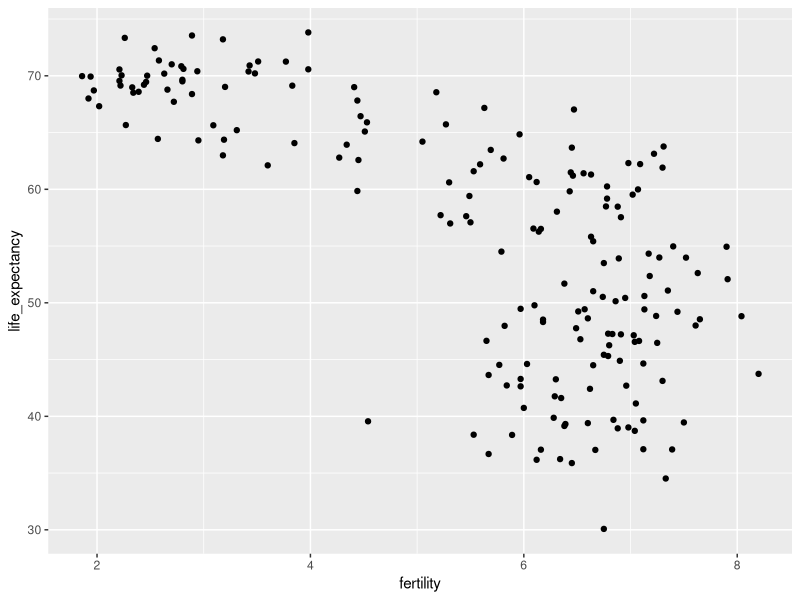
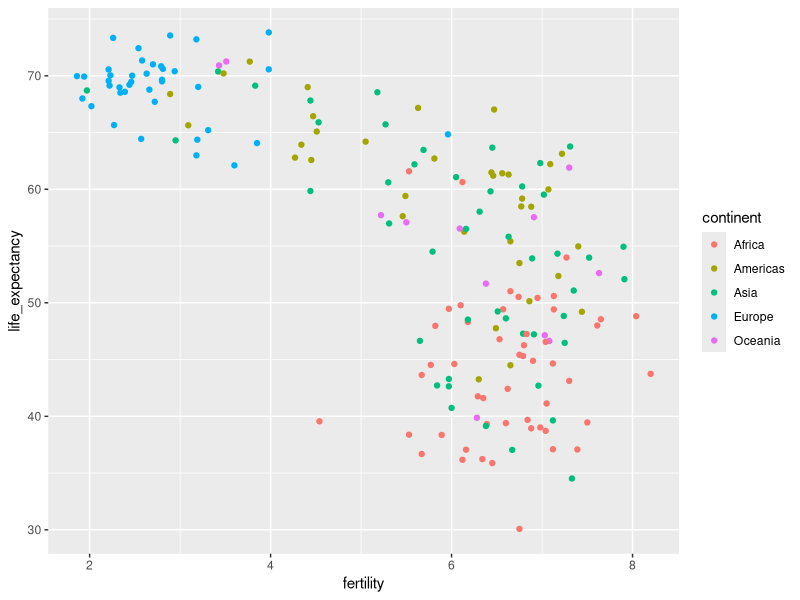
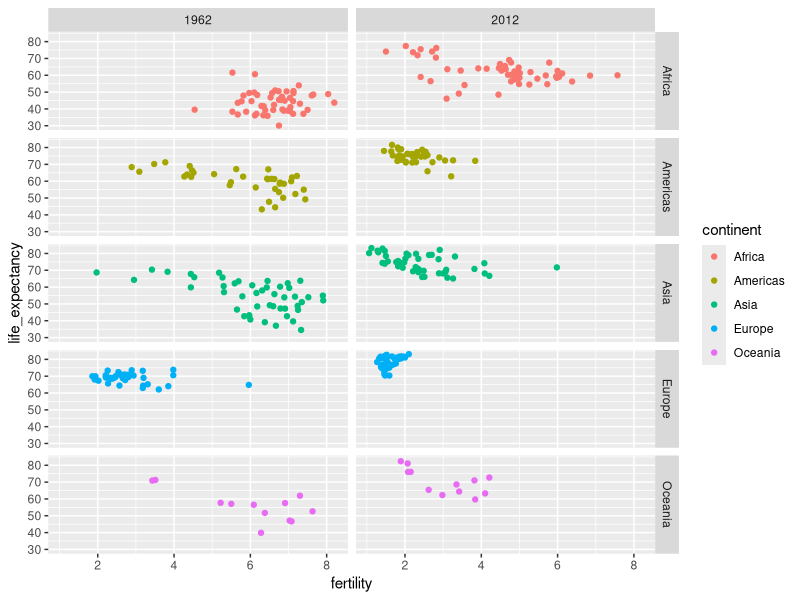
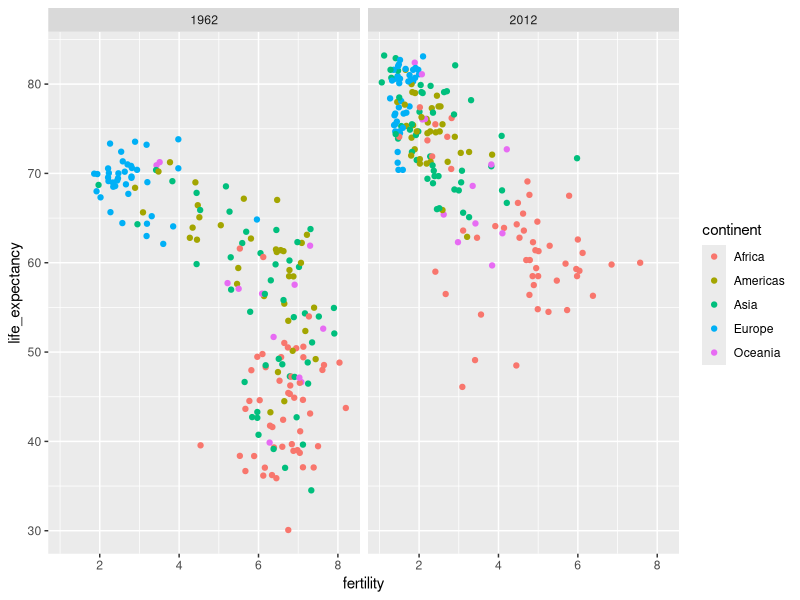
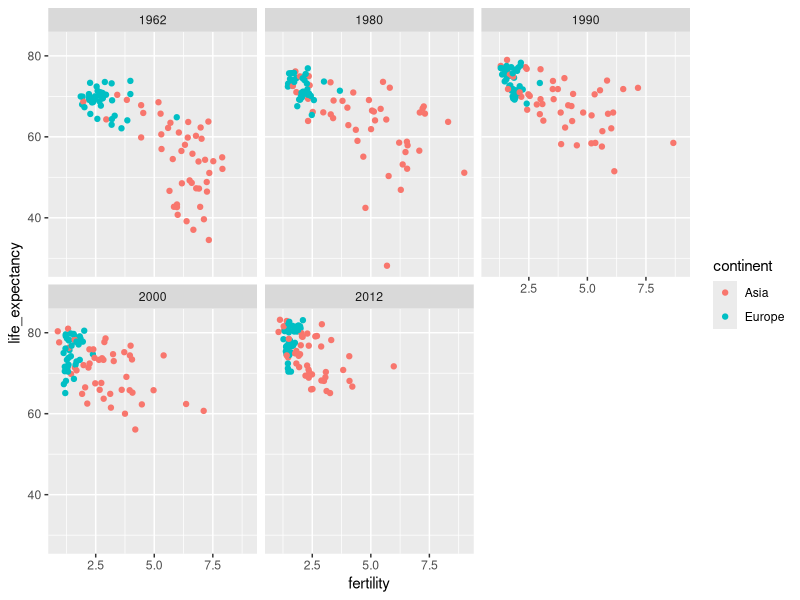
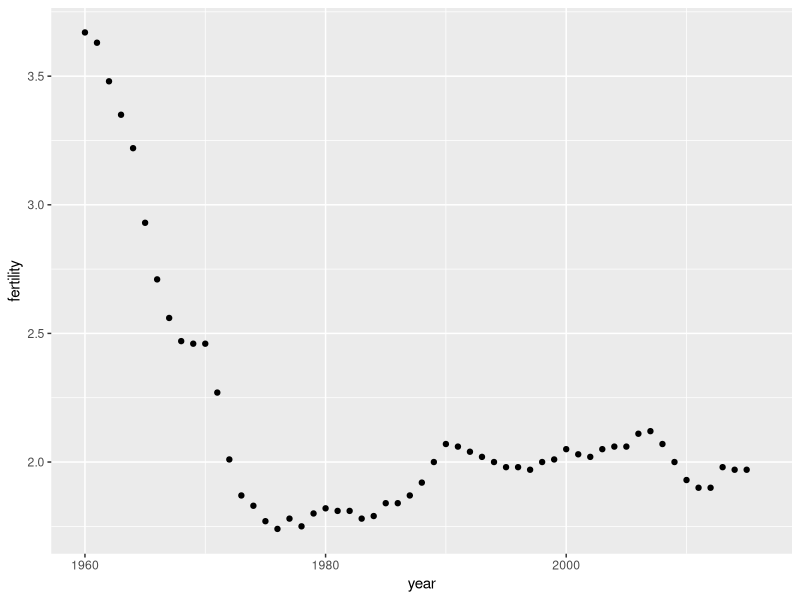
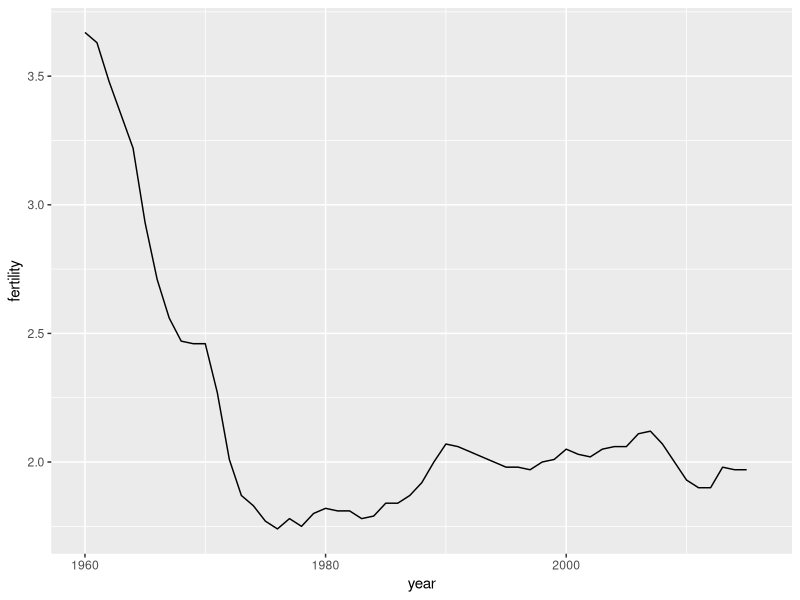
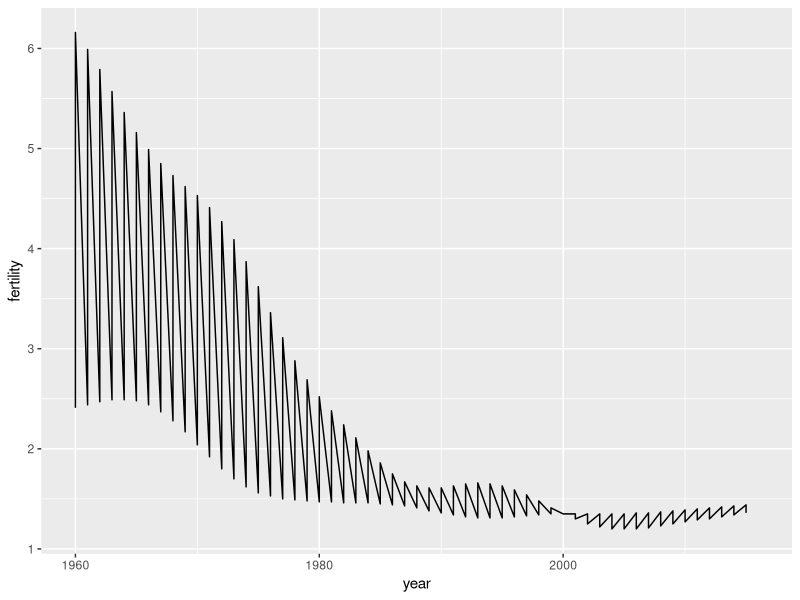

These figures' R source, in order:
## ---- chunk 1
library(tidyverse)
library(dslabs)
data(gapminder)
gapminder %>% as_tibble()
## ---- chunk 2
gapminder %>% 
  filter(year == 2015 & country %in% c("Sri Lanka","Turkey")) %>% 
  select(country, infant_mortality)
## ---- chunk 3
filter(gapminder, year == 1962) %>%
  ggplot(aes(fertility, life_expectancy)) +
  geom_point()
## ---- chunk 4
filter(gapminder, year == 1962) %>%
  ggplot( aes(fertility, life_expectancy, color = continent)) +
  geom_point() 
## ---- chunk 5
filter(gapminder, year%in%c(1962, 2012)) %>%
  ggplot(aes(fertility, life_expectancy, col = continent)) +
  geom_point() +
  facet_grid(continent~year)
## ---- chunk 6
filter(gapminder, year%in%c(1962, 2012)) %>%
  ggplot(aes(fertility, life_expectancy, col = continent)) +
  geom_point() +
  facet_grid(. ~ year)
## ---- chunk 7
years <- c(1962, 1980, 1990, 2000, 2012)
continents <- c("Europe", "Asia")
gapminder %>% 
  filter(year %in% years & continent %in% continents) %>%
  ggplot( aes(fertility, life_expectancy, col = continent)) +
  geom_point() +
  facet_wrap(~year) 
## ---- chunk 8
gapminder %>% 
  filter(country == "United States") %>% 
  ggplot(aes(year, fertility)) +
  geom_point()
## ---- chunk 9
gapminder %>% 
  filter(country == "United States") %>% 
  ggplot(aes(year, fertility)) +
  geom_line()
## ---- chunk 10
countries <- c("South Korea","Germany")

gapminder %>% filter(country %in% countries) %>% 
  ggplot(aes(year,fertility)) +
  geom_line()
## ---- chunk 11
countries <- c("South Korea","Germany")

gapminder %>% filter(country %in% countries & !is.na(fertility)) %>% 
  ggplot(aes(year, fertility, group = country)) +
  geom_line()
## ---- chunk 12
countries <- c("South Korea","Germany")

gapminder %>% filter(country %in% countries & !is.na(fertility)) %>% 
  ggplot(aes(year,fertility, col = country)) +
  geom_line()
## ---- chunk 13
labels <- data.frame(country = countries, x = c(1975,1965), y = c(60,72))

gapminder %>% 
  filter(country %in% countries) %>% 
  ggplot(aes(year, life_expectancy, col = country)) +
  geom_line() +
  geom_text(data = labels, aes(x, y, label = country), size = 5) +
  theme(legend.position = "none")
## ---- chunk 14
gapminder <- gapminder %>%  mutate(dollars_per_day = gdp/population/365)
## ---- chunk 15
past_year <- 1970
gapminder %>% 
  filter(year == past_year & !is.na(gdp)) %>%
  ggplot(aes(dollars_per_day)) + 
  geom_histogram(binwidth = 1, color = "black")
## ---- chunk 16
gapminder %>% 
  filter(year == past_year & !is.na(gdp)) %>%
  ggplot(aes(log2(dollars_per_day))) + 
  geom_histogram(binwidth = 1, color = "black")
## ---- chunk 17
filter(gapminder, year == past_year) %>%
  summarize(min = min(population), max = max(population))
## ---- chunk 18
gapminder %>% 
  filter(year == past_year) %>%
  ggplot(aes(log10(population))) +
  geom_histogram(binwidth = 0.5, color = "black")
## ---- chunk 19
gapminder %>% 
  filter(year == past_year & !is.na(gdp)) %>%
  ggplot(aes(dollars_per_day)) + 
  geom_histogram(binwidth = 1, color = "black") +
  scale_x_continuous(trans = "log2")
## ---- chunk 20
p <- gapminder %>% 
  filter(year == past_year & !is.na(gdp)) %>%
  ggplot(aes(region, dollars_per_day)) 
p + geom_point() 
## ---- chunk 21
p + geom_point() +
  theme(axis.text.x = element_text(angle = 90, hjust = 1))
## ---- chunk 22
p <- gapminder %>% 
  filter(year == past_year & !is.na(gdp)) %>%
  mutate(region = reorder(region, dollars_per_day, FUN = median)) %>%
  ggplot(aes(region, dollars_per_day)) +
  geom_point() +
  theme(axis.text.x = element_text(angle = 90, hjust = 1)) 
p
## ---- chunk 23
p + scale_y_continuous(trans = "log2")
## ---- chunk 24
gapminder <- gapminder %>% 
  mutate(group = case_when(
    region %in% c("Western Europe", "Northern Europe","Southern Europe", 
                    "Northern America", "Australia and New Zealand") ~ "West",
    region %in% c("Eastern Asia", "South-Eastern Asia") ~ "East Asia",
    region %in% c("Caribbean", "Central America", "South America") ~ "Latin America",
    continent == "Africa" & region != "Northern Africa" ~ "Sub-Saharan Africa",
    TRUE ~ "Others"))
## ---- chunk 25
gapminder <- gapminder %>% 
  mutate(group = factor(group, 
                        levels = c("Others", "Latin America", "East Asia", "Sub-Saharan Africa", "West")))
## ---- chunk 26
p <- gapminder %>% 
  filter(year == past_year & !is.na(gdp)) %>%
  ggplot(aes(group, dollars_per_day)) +
  geom_boxplot() +
  theme(axis.text.x = element_text(angle = 90, hjust = 1)) +
  scale_y_continuous(trans = "log2") +
  xlab("")
p 
## ---- chunk 27
p + geom_point(alpha = 0.5)
## ---- chunk 28
#install.packages("ggridges")
library(ggridges)
p <- gapminder %>% 
  filter(year == past_year & !is.na(dollars_per_day)) %>%
  ggplot(aes(dollars_per_day, group)) + 
  scale_x_continuous(trans = "log2") 
p  + geom_density_ridges() 
## ---- chunk 29
p + geom_density_ridges(jittered_points = TRUE)
## ---- chunk 30
p + geom_density_ridges(jittered_points = TRUE, 
                        position = position_points_jitter(width = 0.05, height = 0),
                        point_shape = '|', point_size = 3, point_alpha = 1, alpha = 0.7)
## ---- chunk 31
past_year <- 1970
present_year <- 2010
gapminder %>% 
  filter(year %in% c(past_year, present_year) & !is.na(gdp)) %>%
  mutate(west = ifelse(group == "West", "West", "Developing")) %>%
  ggplot(aes(dollars_per_day)) +
  geom_histogram(binwidth = 1, color = "black") +
  scale_x_continuous(trans = "log2") + 
  facet_grid(year ~ west)
## ---- chunk 32
country_list_1 <- gapminder %>% 
  filter(year == past_year & !is.na(dollars_per_day)) %>% 
  pull(country)

country_list_2 <- gapminder %>% 
  filter(year == present_year & !is.na(dollars_per_day)) %>% 
  pull(country)
      
country_list <- intersect(country_list_1, country_list_2)
## ---- chunk 33
gapminder %>% 
  filter(year %in% c(past_year, present_year) & country %in% country_list) %>%
  ggplot(aes(group, dollars_per_day)) +
  geom_boxplot() +
  theme(axis.text.x = element_text(angle = 90, hjust = 1)) +
  scale_y_continuous(trans = "log2") +
  xlab("") +
  facet_grid(. ~ year)
## ---- chunk 34
gapminder %>% 
  filter(year %in% c(past_year, present_year) & country %in% country_list) %>%
  mutate(year = factor(year)) %>%
  ggplot(aes(group, dollars_per_day, fill = year)) +
  geom_boxplot() +
  theme(axis.text.x = element_text(angle = 90, hjust = 1)) +
  scale_y_continuous(trans = "log2") +
  xlab("") 
## ---- chunk 35
gapminder %>% 
  filter(year %in% c(past_year, present_year) & country %in% country_list) %>%
  ggplot(aes(dollars_per_day)) +
  geom_density(fill = "grey") + 
  scale_x_continuous(trans = "log2") + 
  facet_grid(. ~ year)
## ---- chunk 36
gapminder %>% 
  filter(year %in% c(past_year, present_year) & country %in% country_list) %>%
  mutate(group = ifelse(group == "West", "West", "Developing")) %>%
  ggplot(aes(dollars_per_day, fill = group)) +
  scale_x_continuous(trans = "log2") +
  geom_density(alpha = 0.2) + 
  facet_grid(year ~ .)
## ---- chunk 37
aes(x = dollars_per_day, y = ..count..)
## ---- chunk 38
p <- gapminder %>% 
  filter(year %in% c(past_year, present_year) & country %in% country_list) %>%
  mutate(group = ifelse(group == "West", "West", "Developing")) %>%
  ggplot(aes(dollars_per_day, y = ..count.., fill = group)) +
  scale_x_continuous(trans = "log2", limit = c(0.125, 300))

p + geom_density(alpha = 0.2) + 
  facet_grid(year ~ .)
## ---- chunk 39
gapminder %>% 
  filter(year %in% c(past_year, present_year) & !is.na(dollars_per_day)) %>%
  ggplot(aes(dollars_per_day, group)) + 
  scale_x_continuous(trans = "log2") + 
  geom_density_ridges(adjust = 1.5) +
  facet_grid(. ~ year)
## ---- chunk 40
gapminder %>% 
    filter(year %in% c(past_year, present_year) & country %in% country_list) %>%
  group_by(year) %>%
  mutate(weight = population/sum(population)*2) %>%
  ungroup() %>%
  ggplot(aes(dollars_per_day, fill = group)) +
  scale_x_continuous(trans = "log2", limit = c(0.125, 300)) + 
  geom_density(alpha = 0.2, bw = 0.75, position = "stack") + facet_grid(year ~ .)
## ---- chunk 41
gapminder <- gapminder %>% 
  mutate(group = case_when(
    region %in% c("Western Europe", "Northern Europe","Southern Europe", 
                    "Northern America", "Australia and New Zealand") ~ "West",
    region %in% "Northern Africa" ~ "Northern Africa",
    region %in% c("Eastern Asia", "South-Eastern Asia") ~ "East Asia",
    region == "Southern Asia"~ "Southern Asia",
    region %in% c("Central America", "South America", "Caribbean") ~ "Latin America",
    continent == "Africa" & region != "Northern Africa" ~ "Sub-Saharan Africa",
    region %in% c("Melanesia", "Micronesia", "Polynesia") ~ "Pacific Islands"))
## ---- chunk 42
surv_income <- gapminder %>% 
  filter(year %in% present_year & !is.na(gdp) & 
           !is.na(infant_mortality) & !is.na(group)) %>%
  group_by(group) %>%
  summarize(income = sum(gdp)/sum(population)/365,
            infant_survival_rate = 
              1 - sum(infant_mortality/1000*population)/sum(population)) 

surv_income %>% arrange(income)
